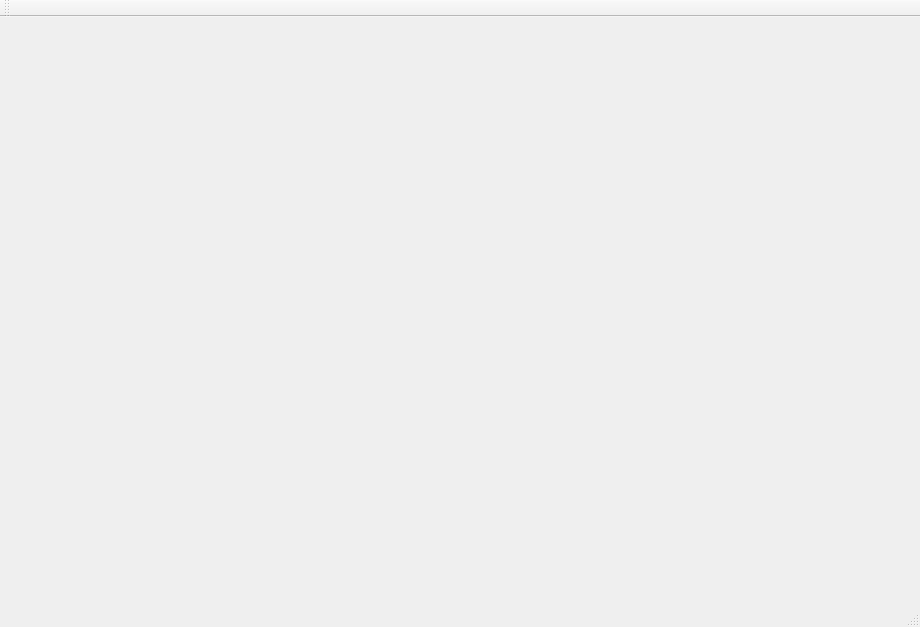
<?xml version="1.0" encoding="UTF-8"?>
<ui version="4.0">
 <class>RayTracerClass</class>
 <widget class="QMainWindow" name="RayTracerClass">
  <property name="geometry">
   <rect>
    <x>0</x>
    <y>0</y>
    <width>920</width>
    <height>627</height>
   </rect>
  </property>
  <property name="windowTitle">
   <string>RayTracer</string>
  </property>
  <widget class="QWidget" name="centralWidget"/>
  <widget class="QMenuBar" name="menuBar">
   <property name="geometry">
    <rect>
     <x>0</x>
     <y>0</y>
     <width>920</width>
     <height>23</height>
    </rect>
   </property>
  </widget>
  <widget class="QToolBar" name="mainToolBar">
   <attribute name="toolBarArea">
    <enum>TopToolBarArea</enum>
   </attribute>
   <attribute name="toolBarBreak">
    <bool>false</bool>
   </attribute>
  </widget>
  <widget class="QStatusBar" name="statusBar"/>
 </widget>
 <layoutdefault spacing="6" margin="11"/>
 <resources>
  <include location="raytracer.qrc"/>
 </resources>
 <connections/>
 <slots>
  <slot>setCamera(QString)</slot>
 </slots>
</ui>
